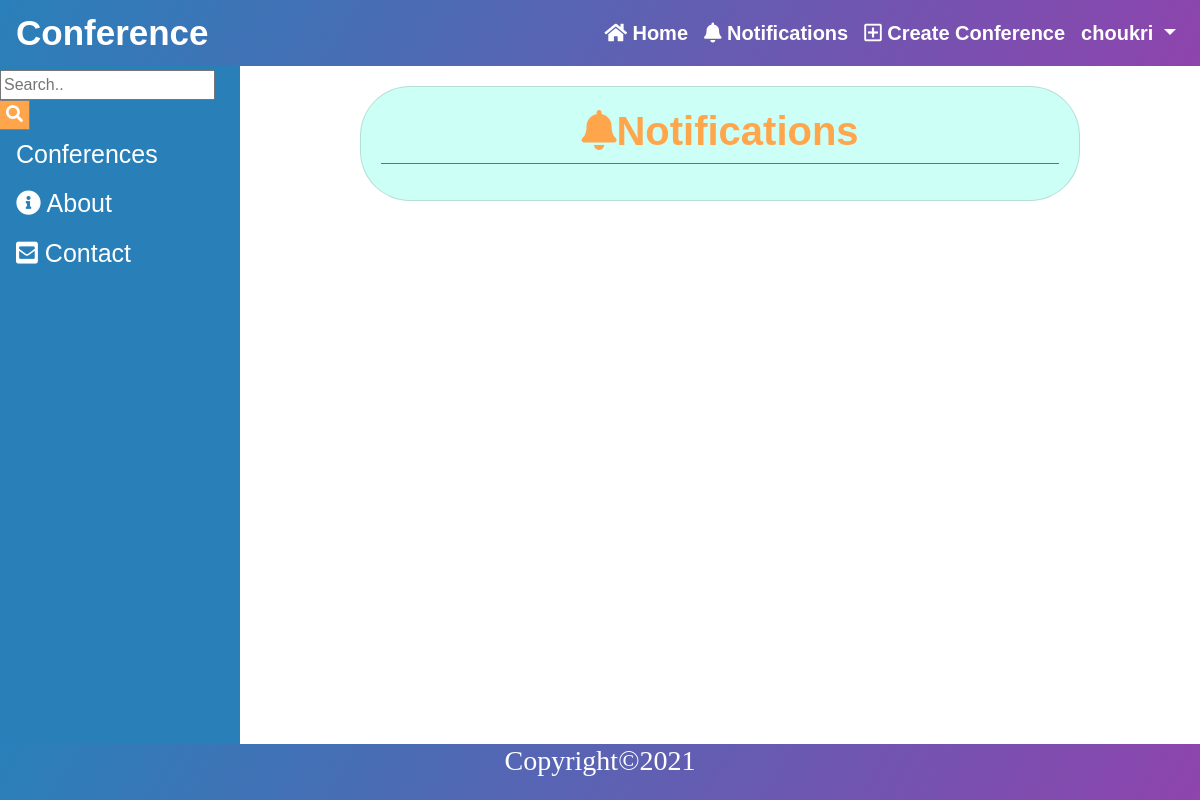
/notifications/ (signed in), run on an earlier commit of the app's database.
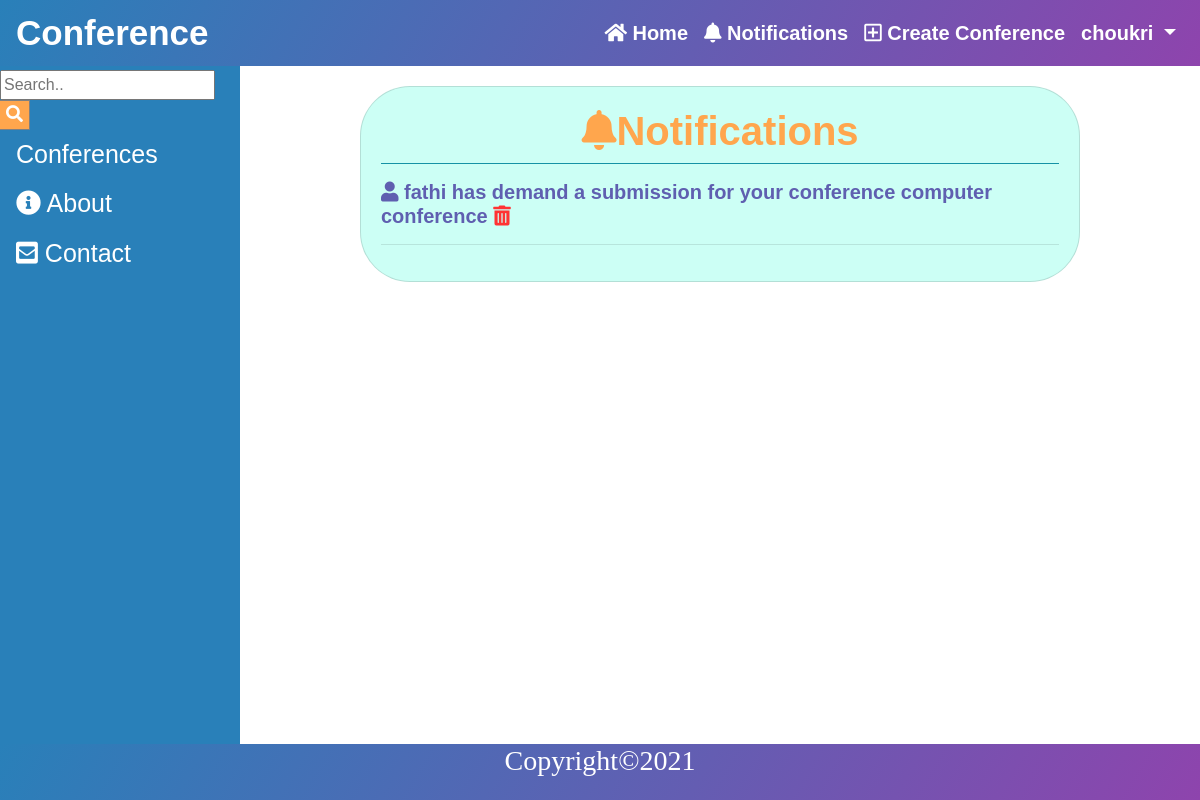
And on a later commit of the database.
### notifications/models.py (models this page shows)
class Notification(models.Model):
    TYPE = (
        (0, 'New Submission'),
        (1, 'Edited Submission'),
        (2, 'Accept Demand'),
        (3, 'Refuse Demand'),
    )
    type = models.IntegerField(choices=TYPE)
    seen = models.BooleanField(default=False)
    date = models.DateTimeField(auto_now_add=True)
    conference = models.ForeignKey('conferences.Conference', on_delete=models.CASCADE, related_name='conference')
    demand = models.ForeignKey('conferences.Submission', on_delete=models.CASCADE, related_name='demand')
    sender = models.ForeignKey(User, on_delete=models.CASCADE, related_name='from_user')
    receiver = models.ForeignKey(User, on_delete=models.CASCADE, related_name='to_user')

### accounts/models.py (models this page shows, shortened)
class User(AbstractBaseUser):
    email = models.EmailField(verbose_name="email", max_length=254, unique=True)
    username = models.CharField(max_length=50, unique=True)
    first_name = models.CharField(max_length=20)
    last_name = models.CharField(max_length=20)
    date_joined = models.DateTimeField(verbose_name="join date", auto_now_add=True)
    last_login = models.DateTimeField(verbose_name="last login", auto_now=True)
    is_active = models.BooleanField(default=True)
    is_staff = models.BooleanField(default=False)
    is_admin = models.BooleanField(default=False)
    is_superuser = models.BooleanField(default=False)
    USERNAME_FIELD = 'email'
    REQUIRED_FIELDS = ['username', 'first_name', 'last_name']
    objects = UserManager()
    def __str__(self):
        return self.username

### conferences/models.py (models this page shows, shortened)
class Conference(models.Model):
    title = models.CharField(max_length=50)
    description = models.TextField(verbose_name='description')
    place = models.CharField(max_length=50)
    created_date = models.DateTimeField(auto_now_add=True)
    date = models.DateTimeField()
    submission_deadline = models.DateField()
    confirmation_deadline = models.DateField(null=True, blank=True)
    payment_deadline = models.DateField(null=True, blank=True)
    price = models.CharField(max_length=20, null=True, blank=True)
    organizer = models.ForeignKey(User, on_delete=models.RESTRICT)
    def __str__(self):
        return self.title

### notifications/views.py (the view)
# urls.py: path('', views.show_notifications, name='notifications'),
@login_required()
def show_notifications(request):
    notifications = Notification.objects.filter(receiver=request.user).order_by('-date')
    context = {
        'notifications': notifications
    }
    return render(request, 'notifications/notes.html', context)

### notifications/templates/notifications/notes.html (shortened to what this page needs)
{% extends 'base.html' %}
{% load humanize %}
{% block content %}
  <div class="card mb-3" style="max-width: 720px;" id="container">
        <div class="row no-gutters">
            <div class="col-md-12">
                <div class="card-body">
                    <h1 class="notf"><i class="fas fa-bell"></i>Notifications</h1>
                    <hr class="badge-info mt-0 w-30">
                    {% for notification in notifications %}
                        <h5 class="demand">
                            {% if notification.type == 0 %}
                                <i class="fas fa-user"></i> {{ notification.sender }} has demand a submission for your conference {{ notification.conference }} <a href="{% url 'notification_delete' notification.pk %}" ><i class="fas fa-trash-alt" id="delete"></i></a>
                            {% elif notification.type == 2 %}
                                <i class="fas fa-user"></i> {{ notification.sender }} has accepted your demand to submission for {{ notification.conference }} <a href="{% url 'notification_delete' notification.pk %}" ><i class="fas fa-trash-alt" id="delete"></i></a>
                            {% elif notification.type == 3 %}
                                <i class="fas fa-user"></i> {{ notification.sender }} has refused your demand to submission for {{ notification.conference }} <a href="{% url 'notification_delete' notification.pk %}" ><i class="fas fa-trash-alt" id="delete"></i></a>
                            {% endif %}
                            <hr>
                        </h5>
                    {% endfor %}
                </div>
            </div>
        </div>
    </div>
{% endblock %}

What changed in the data, as far as the page shows it:
added Notification: sender "fathi", conference "computer conference"
